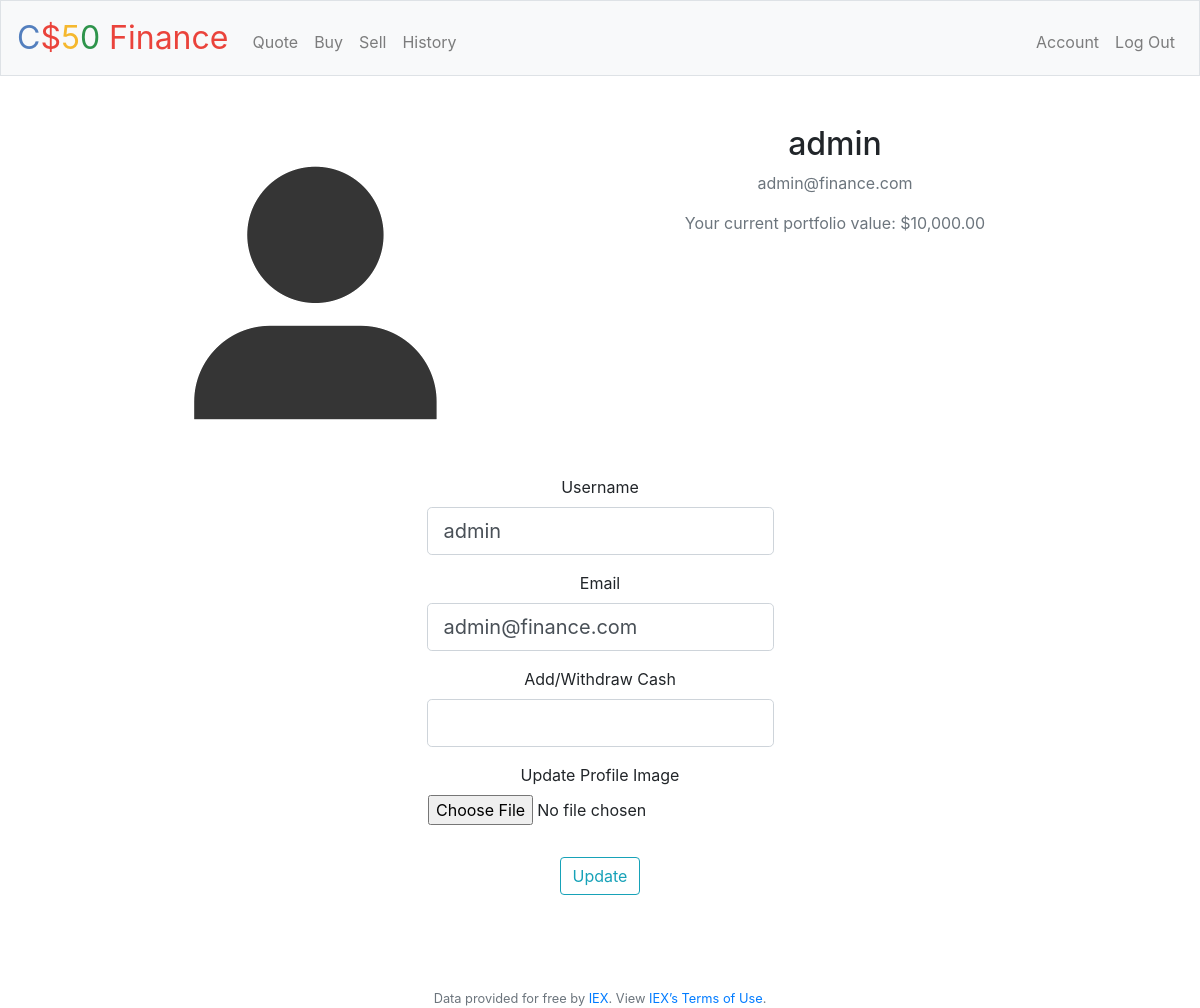
Page /account (signed in) on the committed database.
### webapp/users/models.py (models this page shows, shortened)
class User(db.Model, UserMixin):
    __tablename__ = 'user'
    id = db.Column(db.Integer, primary_key=True)
    username = db.Column(db.String(20), unique=True, nullable=False)
    email = db.Column(db.String(120), unique=True, nullable=False)
    password = db.Column(db.String(60), nullable=False)
    image_file = db.Column(db.String(20), nullable=False, default='default.png')
    created_on = db.Column(db.DateTime, nullable=False, default=datetime.utcnow)
    last_online = db.Column(db.DateTime, nullable=False, default=datetime.utcnow)
    cash = db.Column(db.Float, default=10000.00)
    portfolio_value = db.Column(db.Float, default=0.00)
    portfolio_size = db.Column(db.Integer, nullable=False, default=0)
    num_buys = db.Column(db.Integer, nullable=False, default=0)
    num_sales = db.Column(db.Integer, nullable=False, default=0)
    num_positive_sales = db.Column(db.Integer, nullable=False, default=0)
    num_negative_sales = db.Column(db.Integer, nullable=False, default=0)
    last_buy = db.Column(db.DateTime)
    last_sale = db.Column(db.DateTime)
    status = db.Column(db.Boolean, nullable=False, server_default='1')
    access = db.Column(db.Integer, nullable=False, default=1)
    roles = db.relationship('Role', secondary='user_roles')
    shares = db.relationship('Share', backref='owner', lazy=True)
    buys = db.relationship('BuyTransaction', backref='buyer', lazy=True)
    sells = db.relationship('SellTransaction', backref='seller', lazy=True)

### webapp/users/routes.py (the view)
@users.route("/account", methods=['GET', 'POST'])
@login_required
def account():
    form = UpdateAccountForm()
    if form.validate_on_submit():
        if form.image.data:
            image_file = save_image(form.image.data)
            current_user.image_file = image_file
        current_user.username = form.username.data
        current_user.email = form.email.data
        current_user.cash += form.cash.data
        db.session.commit()
        flash('Your account has been updated!', 'success')
        return redirect(url_for('users.account'))
    elif request.method == 'GET':
        form.username.data = current_user.username
        form.email.data = current_user.email
    image_file = url_for('static', filename=f'profile_pics/{current_user.image_file}')
    return render_template('account.html', title='Account', image_file=image_file, form=form)

### webapp/users/forms.py (shortened to what this page needs)
class UpdateAccountForm(FlaskForm):
    username = StringField('Username',
                           validators=[Length(min=2, max=20)])
    email = StringField('Email',
                        validators=[Email()])
    cash = FloatField('Add/Withdraw Cash')
    image = FileField('Update Profile Image', validators=[FileAllowed(['jpg', 'jpeg', 'png'])])
    submit = SubmitField('Update')

### webapp/users/models.py (called while the page is built)
@login_manager.user_loader
def load_user(user_id):
    return User.query.get(int(user_id))

### webapp/templates/account.html (shortened to what this page needs)
{% extends "layout.html" %}
{% block main %}
    <div class="media">
        <img class="rounded-circle account-img" src="{{ image_file }}">
        <div class="media-body">
            <h2 class="account-heading">{{ current_user.username }}</h2>
            <p class="text-secondary"> {{ current_user.email }}</p>
            <p class="text-secondary"> Your current portfolio value: {{ '${:,.2f}'.format(current_user.cash + current_user.portfolio_value) }}</p>
        </div>
    </div>
    <div class="content-section">
        <form action="" method="post" enctype="multipart/form-data">
            <fieldset class="form-group">
                <div class="form-group">
                    {{ form.username.label(class="form-control-label") }}
                    {% if form.username.errors %}
                        {{ form.username(class="form-control form-control-lg is-invalid") }}
                        <div class="invalid-feedback">
                            {% for error in form.username.errors %}
                                <span>{{ error }}</span>
                            {% endfor %}
                        </div>
                    {% else %}
                        {{ form.username(class="form-control form-control-lg") }}
                    {% endif %}
                </div>
                <div class="form-group">
                    {{ form.email.label(class="form-control-label") }}
                    {% if form.email.errors %}
                        {{ form.email(class="form-control form-control-lg is-invalid") }}
                        <div class="invalid-feedback">
                            {% for error in form.email.errors %}
                                <span>{{ error }}</span>
                            {% endfor %}
                        </div>
                    {% else %}
                        {{ form.email(class="form-control form-control-lg") }}
                    {% endif %}
                </div>
                <div class="form-group">
                    {{ form.cash.label(class="form-control-label") }}
                    {% if form.cash.errors %}
                        {{ form.cash(class="form-control form-control-lg is-invalid") }}
                        <div class="invalid-feedback">
                            {% for error in form.cash.errors %}
                                <span>{{ error }}</span>
                            {% endfor %}
                        </div>
                    {% else %}
                        {{ form.cash(class="form-control form-control-lg") }}
                    {% endif %}
                </div>
                <div class="form-group">
                    {{ form.image.label() }}
                    {{ form.image(class="form-control-file") }}
                </div>
            </fieldset>
            <div class="form-group">
                {{ form.submit(class="btn btn-outline-info") }}
            </div>
        </form>
    </div>
{% endblock main %}

### webapp/static/css/styles.css (style rules this page uses)
main .form-control { display: inline-block; width: auto; }
.content-section { padding: 10px 20px; margin-bottom: 20px; }
.form-group { display: flex; flex-direction: column; align-items: center; }
main img { max-width: 100%; }

### rows in the picture
User: username "admin", email "admin@finance.com", current_user.cash+current_user.portfolio_value "$10,000.00"
